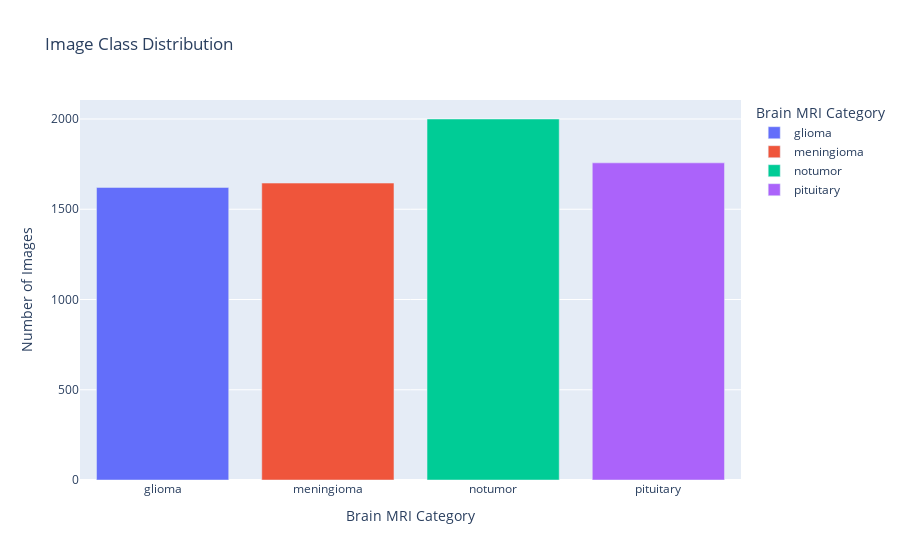

The notebook cell saved with this chart:
### Markdown cell above
## 1️⃣ Load & Explore the Data

### Code cell
import os
import plotly.express as px

# Path to the data folder
data_path = r"C:\Users\chaim\Downloads\Deep Learning Project\Data"

# Function to count images per class
def count_images(folder_path):
    class_counts = {}
    for class_name in os.listdir(folder_path):
        class_folder = os.path.join(folder_path, class_name)
        if os.path.isdir(class_folder):  # Ensure it's a folder
            num_images = len(os.listdir(class_folder))
            class_counts[class_name] = num_images
    return class_counts

# Get image counts
class_counts = count_images(data_path)

# Convert class counts to a DataFrame for plotting
import pandas as pd
df_class_counts = pd.DataFrame(list(class_counts.items()), columns=['Class', 'Image Count'])

# Create an interactive bar plot
fig = px.bar(df_class_counts, x='Class', y='Image Count', 
             title="Image Class Distribution",
             labels={'Class': 'Brain MRI Category', 'Image Count': 'Number of Images'},
             color='Class')
fig.show()

### Figure 1 — Plotly figure (JSON) as saved in the notebook; plotly's stock layout.template omitted (floating-point values rounded to 4 significant figures)
{"data": [{"alignmentgroup": "True", "hovertemplate": "Brain MRI Category=%{x}<br>Number of Images=%{y}<extra></extra>", "legendgroup": "glioma", "marker": {"color": "#636efa", "pattern": {"shape": ""}}, "name": "glioma", "offsetgroup": "glioma", "orientation": "v", "showlegend": true, "textposition": "auto", "type": "bar", "x": ["glioma"], "xaxis": "x", "y": [1621], "yaxis": "y"}, {"alignmentgroup": "True", "hovertemplate": "Brain MRI Category=%{x}<br>Number of Images=%{y}<extra></extra>", "legendgroup": "meningioma", "marker": {"color": "#EF553B", "pattern": {"shape": ""}}, "name": "meningioma", "offsetgroup": "meningioma", "orientation": "v", "showlegend": true, "textposition": "auto", "type": "bar", "x": ["meningioma"], "xaxis": "x", "y": [1645], "yaxis": "y"}, {"alignmentgroup": "True", "hovertemplate": "Brain MRI Category=%{x}<br>Number of Images=%{y}<extra></extra>", "legendgroup": "notumor", "marker": {"color": "#00cc96", "pattern": {"shape": ""}}, "name": "notumor", "offsetgroup": "notumor", "orientation": "v", "showlegend": true, "textposition": "auto", "type": "bar", "x": ["notumor"], "xaxis": "x", "y": [2000], "yaxis": "y"}, {"alignmentgroup": "True", "hovertemplate": "Brain MRI Category=%{x}<br>Number of Images=%{y}<extra></extra>", "legendgroup": "pituitary", "marker": {"color": "#ab63fa", "pattern": {"shape": ""}}, "name": "pituitary", "offsetgroup": "pituitary", "orientation": "v", "showlegend": true, "textposition": "auto", "type": "bar", "x": ["pituitary"], "xaxis": "x", "y": [1757], "yaxis": "y"}], "layout": {"barmode": "relative", "legend": {"title": {"text": "Brain MRI Category"}, "tracegroupgap": 0}, "title": {"text": "Image Class Distribution"}, "xaxis": {"anchor": "y", "categoryarray": ["glioma", "meningioma", "notumor", "pituitary"], "categoryorder": "array", "domain": [0, 1], "title": {"text": "Brain MRI Category"}}, "yaxis": {"anchor": "x", "domain": [0, 1], "title": {"text": "Number of Images"}}}}
